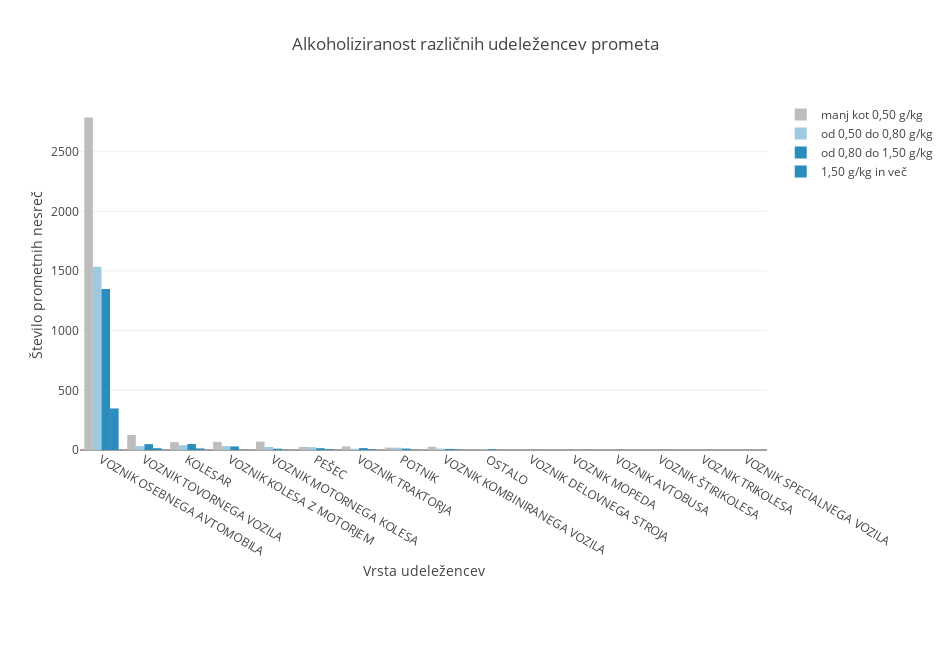

The cell this chart's notebook holds for it:
### Code cell
trace1 = go.Bar(
    x=alko_sum["VrstaUdelezenca"],
    y=alko_sum["alko_do_05"],
    name='manj kot 0,50 g/kg',
    marker=dict(
        color='#bdbdbd',
    )
)
trace2 = go.Bar(
    x=alko_sum["VrstaUdelezenca"],
    y=alko_sum["alko_do_05_do_08"],
    name='od 0,50 do 0,80 g/kg',
    marker=dict(
        color='#9ecae1',
    )
)
trace3 = go.Bar(
    x=alko_sum["VrstaUdelezenca"],
    y=alko_sum["alko_do_08_do_15"],
    name='od 0,80 do 1,50 g/kg',
    marker=dict(
        color='#2b8cbe',
    )
)
trace4 = go.Bar(
    x=alko_sum["VrstaUdelezenca"],
    y=alko_sum["alko_vec_15"],
    name='1,50 g/kg in več',
    marker=dict(
        color='#2b8cbe',
    )
)
data = [trace1, trace2, trace3, trace4]
layout = go.Layout(
    title="Alkoholiziranost različnih udeležencev prometa",
    barmode='group',
    autosize=False,
    width=950,
    height=650,
    margin=dict(b=200, r=-300),
    xaxis=dict(
        title="Vrsta udeležencev"
    ),
    yaxis=dict(
        title="Število prometnih nesreč"
    )
)

fig = go.Figure(data=data, layout=layout)
iplot(fig, filename='grouped-bar')

### Figure 1 — Plotly figure (JSON) as saved in the notebook; plotly's stock layout.template omitted (floating-point values rounded to 4 significant figures)
{"data": [{"marker": {"color": "#bdbdbd"}, "name": "manj kot 0,50 g/kg", "type": "bar", "x": ["VOZNIK OSEBNEGA AVTOMOBILA", "VOZNIK TOVORNEGA VOZILA", "KOLESAR", "VOZNIK KOLESA Z MOTORJEM", "VOZNIK MOTORNEGA KOLESA", "PEŠEC", "VOZNIK TRAKTORJA", "POTNIK", "VOZNIK KOMBINIRANEGA VOZILA", "OSTALO", "VOZNIK DELOVNEGA STROJA", "VOZNIK MOPEDA", "VOZNIK AVTOBUSA", "VOZNIK ŠTIRIKOLESA", "VOZNIK TRIKOLESA", "VOZNIK SPECIALNEGA VOZILA"], "y": [2786, 126, 66, 68, 70, 26, 30, 20, 27, 2, 3, 2, 1, 0, 1, 1]}, {"marker": {"color": "#9ecae1"}, "name": "od 0,50 do 0,80 g/kg", "type": "bar", "x": ["VOZNIK OSEBNEGA AVTOMOBILA", "VOZNIK TOVORNEGA VOZILA", "KOLESAR", "VOZNIK KOLESA Z MOTORJEM", "VOZNIK MOTORNEGA KOLESA", "PEŠEC", "VOZNIK TRAKTORJA", "POTNIK", "VOZNIK KOMBINIRANEGA VOZILA", "OSTALO", "VOZNIK DELOVNEGA STROJA", "VOZNIK MOPEDA", "VOZNIK AVTOBUSA", "VOZNIK ŠTIRIKOLESA", "VOZNIK TRIKOLESA", "VOZNIK SPECIALNEGA VOZILA"], "y": [1536, 33, 40, 33, 26, 24, 10, 19, 11, 4, 2, 0, 1, 2, 1, 1]}, {"marker": {"color": "#2b8cbe"}, "name": "od 0,80 do 1,50 g/kg", "type": "bar", "x": ["VOZNIK OSEBNEGA AVTOMOBILA", "VOZNIK TOVORNEGA VOZILA", "KOLESAR", "VOZNIK KOLESA Z MOTORJEM", "VOZNIK MOTORNEGA KOLESA", "PEŠEC", "VOZNIK TRAKTORJA", "POTNIK", "VOZNIK KOMBINIRANEGA VOZILA", "OSTALO", "VOZNIK DELOVNEGA STROJA", "VOZNIK MOPEDA", "VOZNIK AVTOBUSA", "VOZNIK ŠTIRIKOLESA", "VOZNIK TRIKOLESA", "VOZNIK SPECIALNEGA VOZILA"], "y": [1349, 49, 50, 30, 11, 15, 16, 12, 9, 6, 1, 0, 1, 1, 0, 0]}, {"marker": {"color": "#2b8cbe"}, "name": "1,50 g/kg in več", "type": "bar", "x": ["VOZNIK OSEBNEGA AVTOMOBILA", "VOZNIK TOVORNEGA VOZILA", "KOLESAR", "VOZNIK KOLESA Z MOTORJEM", "VOZNIK MOTORNEGA KOLESA", "PEŠEC", "VOZNIK TRAKTORJA", "POTNIK", "VOZNIK KOMBINIRANEGA VOZILA", "OSTALO", "VOZNIK DELOVNEGA STROJA", "VOZNIK MOPEDA", "VOZNIK AVTOBUSA", "VOZNIK ŠTIRIKOLESA", "VOZNIK TRIKOLESA", "VOZNIK SPECIALNEGA VOZILA"], "y": [348, 15, 13, 2, 1, 6, 5, 1, 4, 0, 0, 1, 0, 0, 0, 0]}], "layout": {"autosize": false, "barmode": "group", "height": 650, "margin": {"b": 200, "r": -300}, "title": "Alkoholiziranost različnih udeležencev prometa", "width": 950, "xaxis": {"title": "Vrsta udeležencev"}, "yaxis": {"title": "Število prometnih nesreč"}}}
